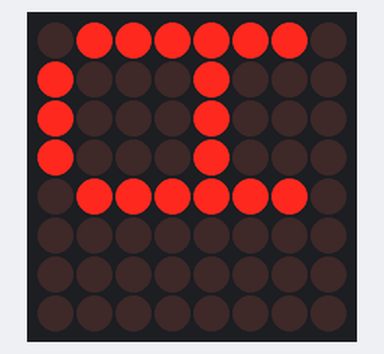
The sketch below on a simulated Arduino Uno, built with avr-gcc and run on an emulated ATmega328P. On the bench: 8×8 LED matrix.

Above: at 0.1 s.
At 0.6 s:
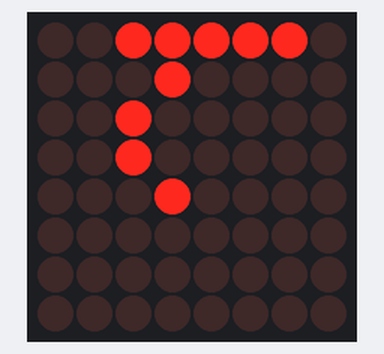
At 1.1 s:
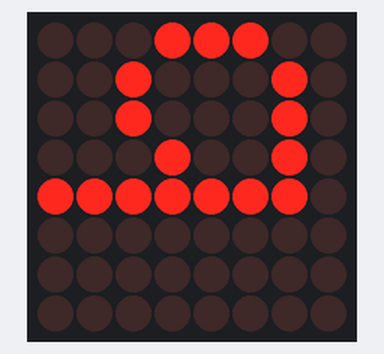
At 1.6 s:
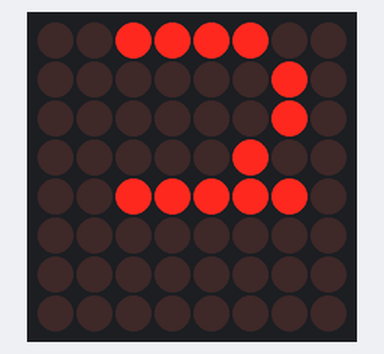
At 2.6 s:
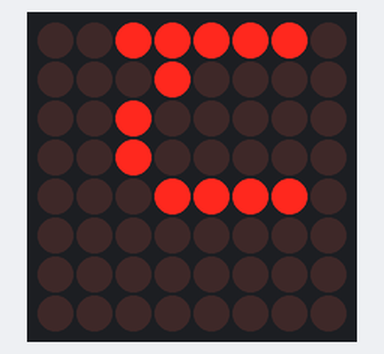
At 3.6 s:
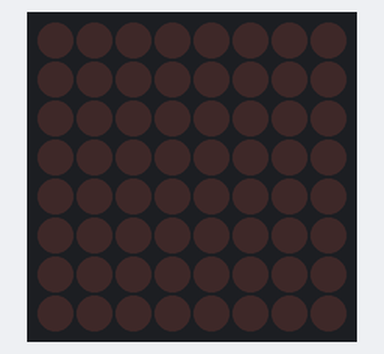

The sketch:

Program12.ino
```cpp
#include "LedControl.h"

LedControl lc=LedControl(12,11,10,1);

int delaytime=500;

void setup()
{
  lc.shutdown(0,false);
  lc.setIntensity(0,8);
  lc.clearDisplay(0);
}

void writeArduinoOnMatrix()
{
  byte a[5]={B01111110,B10001000,B10001000,B10001000,B01111110};
  byte r[5]={B00111110,B00010000,B00100000,B00100000,B00010000};
  byte d[5]={B00011100,B00100010,B00100010,B00010010,B11111110};
  byte u[5]={B00111100,B00000010,B00000010,B00000100,B00111110};
  byte i[5]={B00000000,B00100010,B10111110,B00000010,B00000000};
  byte n[5]={B00111110,B00010000,B00100000,B00100000,B00011110};
  byte o[5]={B00011100,B00100010,B00100010,B00100010,B00011100};

  lc.setRow(0,0,a[0]);
  lc.setRow(0,1,a[1]);
  lc.setRow(0,2,a[2]);
  lc.setRow(0,3,a[3]);
  lc.setRow(0,4,a[4]);
  delay(delaytime);
  lc.setRow(0,0,r[0]);
  lc.setRow(0,1,r[1]);
  lc.setRow(0,2,r[2]);
  lc.setRow(0,3,r[3]);
  lc.setRow(0,4,r[4]);
  delay(delaytime);
  lc.setRow(0,0,d[0]);
  lc.setRow(0,1,d[1]);
  lc.setRow(0,2,d[2]);
  lc.setRow(0,3,d[3]);
  lc.setRow(0,4,d[4]);
  delay(delaytime);
  lc.setRow(0,0,u[0]);
  lc.setRow(0,1,u[1]);
  lc.setRow(0,2,u[2]);
  lc.setRow(0,3,u[3]);
  lc.setRow(0,4,u[4]);
  delay(delaytime);
  lc.setRow(0,0,i[0]);
  lc.setRow(0,1,i[1]);
  lc.setRow(0,2,i[2]);
  lc.setRow(0,3,i[3]);
  lc.setRow(0,4,i[4]);
  delay(delaytime);
  lc.setRow(0,0,n[0]);
  lc.setRow(0,1,n[1]);
  lc.setRow(0,2,n[2]);
  lc.setRow(0,3,n[3]);
  lc.setRow(0,4,n[4]);
  delay(delaytime);
  lc.setRow(0,0,o[0]);
  lc.setRow(0,1,o[1]);
  lc.setRow(0,2,o[2]);
  lc.setRow(0,3,o[3]);
  lc.setRow(0,4,o[4]);
  delay(delaytime);
  lc.setRow(0,0,0);
  lc.setRow(0,1,0);
  lc.setRow(0,2,0);
  lc.setRow(0,3,0);
  lc.setRow(0,4,0);
  delay(delaytime);
}

void loop()
{
  writeArduinoOnMatrix();
}
```

Measured:
- by itself, everything shown: repeats every 4.0 s, in 8 steps
- what the display in image 1 shows lasts 0.5 s, from 0.5 s to 1.0 s
